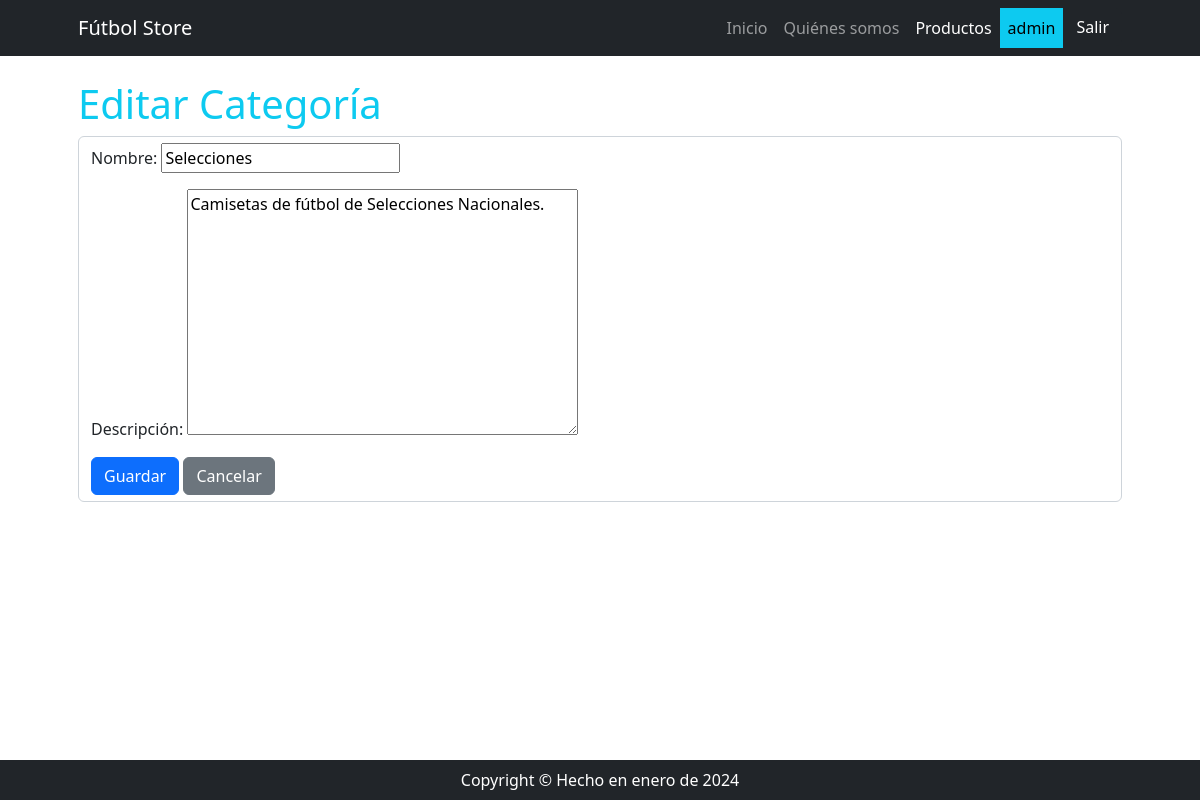
Screenshot of /producto/producto/update/3/ (signed in) with the database file from the repository.
### apps/producto/models.py (models this page shows, shortened)
class ProductoCategoria(models.Model):
    nombre = models.CharField(max_length=100)
    descripcion = models.TextField(null=True, blank=True, verbose_name="descripción")
    class Meta:
        verbose_name = "categoría de productos"
        verbose_name_plural = "categorías de productos"

### apps/producto/views.py (the view)
# urls.py: path("producto/update/<int:pk>/", ProductoCategoriaUpdate.as_view(), name="productocategoria_update"),
class ProductoCategoriaUpdate(LoginRequiredMixin, UpdateView):
    model = ProductoCategoria
    form_class = ProductoCategoriaForm
    success_url = reverse_lazy("producto:productocategoria_list")

### apps/producto/forms.py
class ProductoCategoriaForm(forms.ModelForm):
    class Meta:
        model = ProductoCategoria
        fields = "__all__"

### apps/producto/templates/producto/productocategoria_form.html (shortened to what this page needs)
{% extends 'core/base.html' %}
{% block content_title %}
    {% if form.instance.pk %}
        Editar
    {% else %}
        Crear
    {% endif %}
        Categoría
{% endblock content_title %}
{% block content %}
    <form method="post" class="form-control">
        {{ form.as_p }}
        <button type="submit" class="btn btn-primary">Guardar</button>
        <a href="{% url 'producto:productocategoria_list' %}" class="btn btn-secondary">Cancelar</a>
    </form>
{% endblock content %}

### apps/core/templates/core/navbar.html (shortened to what this page needs)
<nav class="navbar navbar-expand-lg navbar-dark bg-dark">
    <div class="container px-5">
        <a class="navbar-brand">Fútbol Store</a>
        <div class="collapse navbar-collapse" id="navbarSupportedContent">
            <ul class="navbar-nav ms-auto mb-2 mb-lg-0">
                <li class="nav-item"><a class="nav-link {% if request.path == '/' %} active {% endif %}" href="{% url 'core:index' %}">Inicio</a></li>
                <li class="nav-item"><a class="nav-link {% if '/about/' in request.path %} active {% endif %}" href="{% url 'core:about' %}">Quiénes somos</a></li>
                {% if user.is_authenticated %}
                    <li class="nav-item"><a class="nav-link {% if '/producto/' in request.path %} active {% endif %} " href="{% url 'producto:index' %}">Productos</a></li>
                    <li class="nav-item nav-link text-bg-info">{{ user.username }}</li>
                    <li class="nav-item ">
                        <form action="{% url 'core:logout' %}" method="post">
                            <button type="submit" class="btn btn-dark">Salir</button>
                        </form>
                    </li>
                {% else %}
                    <li class="nav-item"><a class="nav-link {% if '/login/' in request.path %} active {% endif %} " href="{% url 'core:login' %}">Ingresar</a></li>
                    <li class="nav-item"><a class="nav-link {% if '/register/' in request.path %} active {% endif %} " href="{% url 'core:register' %}">Crear Cuenta</a></li>
                {% endif %}
            </ul>
        </div>
    </div>
</nav>

### rows the page displays
ProductoCategoria: nombre "Selecciones", descripcion "Camisetas de fútbol de Selecciones Nacionales."

### other values shown
{{ user.username }} "admin"
